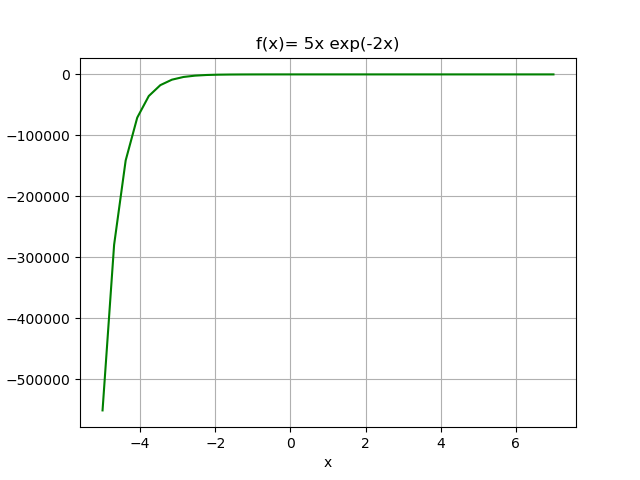

The Python source for this figure:
# import math

import matplotlib.pyplot as plt
import numpy as np

# def Trapezoidal( x,y,n):
#
# a=x
# b=y
# h=(b-a)/n
#
#  def fun(x):
#      return (1 / (1 + x * x))
#  sum = (fun(a)+fun(b))
#
#  i=1
#  while i<n:
#     sum =sum +2*fun(a+h*i)
#     i+=1
#  return sum*(h/2)
# #fun = lambda x: (1 / (1 + x * x))
# result =Trapezoidal( 0,1,6)
# print(result)
'''
def Trapezoidal(fun, x,y,n):

 a=x
 b=y
 h=(b-a)/n

 # def fun(x):
 #     return (1 / (1 + x * x))
 sum = (fun(a)+fun(b))

 i=1
 while i<n:
    sum =sum +2*fun(a+h*i)
    i+=1
 return sum*(h/2)
fun = lambda x: (1 / (1 + x * x))
result =Trapezoidal(fun, 0,1,6)
print(result)


'''
x = float(input("Enter the value of initial point(try 0.1): "))
y = float(input("Enter the value of final point(try 1.3): "))
n = int(input("number of intervals: "))


def Trapezoidal(x, y, n):
    h = (y - x) / n

    def fun(x):
        return 5 * x * np.exp(-2 * x)

    sum = (fun(x) + fun(y))

    i = 1
    while i < n:
        sum = sum + 2 * fun(x + h * i)
        i += 1
    return sum * (h / 2)

    #fun = lambda x: (1 / (1 + x * x))


result = Trapezoidal(x, y, n)
print("The root is: ", " %.5f" % result)  ###--------------Plotting----------------


x = np.linspace(-5, 7, 40)
fun = 5 * x * (np.exp(-2 * x))
plt.plot(x, fun, 'g', label="5x exp(-2*x), range -5:5:40")
plt.xlabel("x")
plt.ylabel("Y")
plt.grid()
plt.title("f(x)= 5x exp(-2x)")
plt.savefig("Trapezoidal.png")
plt.show()



